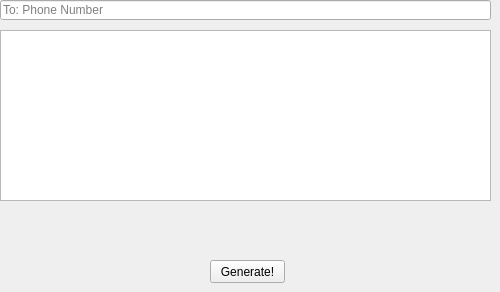
    <widget class="QWidget" name="tab_3">
     <attribute name="title">
      <string>SMS</string>
     </attribute>
     <widget class="QLineEdit" name="to_phone">
      <property name="geometry">
       <rect>
        <x>0</x>
        <y>0</y>
        <width>491</width>
        <height>20</height>
       </rect>
      </property>
      <property name="statusTip">
       <string/>
      </property>
      <property name="inputMethodHints">
       <set>Qt::ImhDigitsOnly</set>
      </property>
      <property name="inputMask">
       <string/>
      </property>
      <property name="text">
       <string/>
      </property>
      <property name="echoMode">
       <enum>QLineEdit::Normal</enum>
      </property>
      <property name="placeholderText">
       <string>To: Phone Number</string>
      </property>
      <property name="clearButtonEnabled">
       <bool>false</bool>
      </property>
     </widget>
     <widget class="QTextEdit" name="sms_message">
      <property name="geometry">
       <rect>
        <x>0</x>
        <y>30</y>
        <width>491</width>
        <height>171</height>
       </rect>
      </property>
     </widget>
     <widget class="QPushButton" name="generate_3">
      <property name="geometry">
       <rect>
        <x>210</x>
        <y>260</y>
        <width>75</width>
        <height>23</height>
       </rect>
      </property>
      <property name="text">
       <string>Generate!</string>
      </property>
     </widget>
    </widget>
